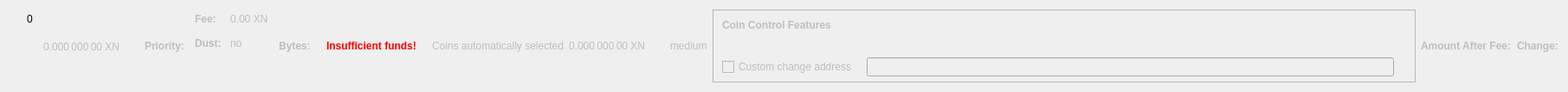
    <widget class="QWidget" name="dummyHideWidget" native="true">
     <property name="maximumSize">
      <size>
       <width>100</width>
       <height>22</height>
      </size>
     </property>
     <layout class="QHBoxLayout" name="dummyHideLayout">
      <item>
       <layout class="QFormLayout" name="formLayoutCoinControl1">
        <property name="horizontalSpacing">
         <number>10</number>
        </property>
        <property name="verticalSpacing">
         <number>14</number>
        </property>
        <property name="leftMargin">
         <number>10</number>
        </property>
        <property name="topMargin">
         <number>4</number>
        </property>
        <property name="rightMargin">
         <number>6</number>
        </property>
        <item row="0" column="1">
         <widget class="QLabel" name="labelCoinControlBytes">
          <property name="cursor">
           <cursorShape>IBeamCursor</cursorShape>
          </property>
          <property name="contextMenuPolicy">
           <enum>Qt::ActionsContextMenu</enum>
          </property>
          <property name="text">
           <string notr="true">0</string>
          </property>
          <property name="textInteractionFlags">
           <set>Qt::LinksAccessibleByMouse|Qt::TextSelectableByKeyboard|Qt::TextSelectableByMouse</set>
          </property>
         </widget>
        </item>
       </layout>
      </item>
      <item>
       <widget class="QLabel" name="labelCoinControlAfterFee">
        <property name="enabled">
         <bool>false</bool>
        </property>
        <property name="sizePolicy">
         <sizepolicy hsizetype="Fixed" vsizetype="Fixed">
          <horstretch>0</horstretch>
          <verstretch>0</verstretch>
         </sizepolicy>
        </property>
        <property name="minimumSize">
         <size>
          <width>111</width>
          <height>12</height>
         </size>
        </property>
        <property name="maximumSize">
         <size>
          <width>111</width>
          <height>12</height>
         </size>
        </property>
        <property name="cursor">
         <cursorShape>IBeamCursor</cursorShape>
        </property>
        <property name="contextMenuPolicy">
         <enum>Qt::ActionsContextMenu</enum>
        </property>
        <property name="text">
         <string notr="true">0.000 000 00 XN</string>
        </property>
        <property name="textInteractionFlags">
         <set>Qt::LinksAccessibleByMouse|Qt::TextSelectableByKeyboard|Qt::TextSelectableByMouse</set>
        </property>
       </widget>
      </item>
      <item>
       <widget class="QLabel" name="labelCoinControlPriorityText">
        <property name="enabled">
         <bool>false</bool>
        </property>
        <property name="font">
         <font>
          <weight>75</weight>
          <bold>true</bold>
         </font>
        </property>
        <property name="text">
         <string>Priority:</string>
        </property>
       </widget>
      </item>
      <item>
       <layout class="QHBoxLayout" name="horizontalLayout"/>
      </item>
      <item>
       <layout class="QFormLayout" name="formLayoutCoinControl3">
        <property name="horizontalSpacing">
         <number>10</number>
        </property>
        <property name="verticalSpacing">
         <number>14</number>
        </property>
        <property name="leftMargin">
         <number>6</number>
        </property>
        <property name="topMargin">
         <number>4</number>
        </property>
        <property name="rightMargin">
         <number>6</number>
        </property>
        <item row="0" column="0">
         <widget class="QLabel" name="labelCoinControlFeeText">
          <property name="enabled">
           <bool>false</bool>
          </property>
          <property name="font">
           <font>
            <weight>75</weight>
            <bold>true</bold>
           </font>
          </property>
          <property name="text">
           <string>Fee:</string>
          </property>
          <property name="margin">
           <number>0</number>
          </property>
         </widget>
        </item>
        <item row="0" column="1">
         <widget class="QLabel" name="labelCoinControlFee">
          <property name="enabled">
           <bool>false</bool>
          </property>
          <property name="cursor">
           <cursorShape>IBeamCursor</cursorShape>
          </property>
          <property name="contextMenuPolicy">
           <enum>Qt::ActionsContextMenu</enum>
          </property>
          <property name="text">
           <string notr="true">0.00 XN</string>
          </property>
          <property name="textInteractionFlags">
           <set>Qt::LinksAccessibleByMouse|Qt::TextSelectableByKeyboard|Qt::TextSelectableByMouse</set>
          </property>
         </widget>
        </item>
        <item row="1" column="0">
         <widget class="QLabel" name="labelCoinControlLowOutputText">
          <property name="enabled">
           <bool>false</bool>
          </property>
          <property name="font">
           <font>
            <weight>75</weight>
            <bold>true</bold>
           </font>
          </property>
          <property name="text">
           <string>Dust:</string>
          </property>
         </widget>
        </item>
        <item row="1" column="1">
         <widget class="QLabel" name="labelCoinControlLowOutput">
          <property name="enabled">
           <bool>false</bool>
          </property>
          <property name="cursor">
           <cursorShape>IBeamCursor</cursorShape>
          </property>
          <property name="contextMenuPolicy">
           <enum>Qt::ActionsContextMenu</enum>
          </property>
          <property name="text">
           <string>no</string>
          </property>
          <property name="textInteractionFlags">
           <set>Qt::LinksAccessibleByMouse|Qt::TextSelectableByKeyboard|Qt::TextSelectableByMouse</set>
          </property>
         </widget>
        </item>
       </layout>
      </item>
      <item>
       <widget class="QLabel" name="labelCoinControlBytesText">
        <property name="enabled">
         <bool>false</bool>
        </property>
        <property name="font">
         <font>
          <weight>75</weight>
          <bold>true</bold>
         </font>
        </property>
        <property name="text">
         <string>Bytes:</string>
        </property>
       </widget>
      </item>
      <item>
       <layout class="QFormLayout" name="formLayoutCoinControl2">
        <property name="horizontalSpacing">
         <number>10</number>
        </property>
        <property name="verticalSpacing">
         <number>14</number>
        </property>
        <property name="leftMargin">
         <number>6</number>
        </property>
        <property name="topMargin">
         <number>4</number>
        </property>
        <property name="rightMargin">
         <number>6</number>
        </property>
       </layout>
      </item>
      <item>
       <layout class="QHBoxLayout" name="horizontalLayoutCoinControl2">
        <property name="spacing">
         <number>8</number>
        </property>
        <property name="bottomMargin">
         <number>10</number>
        </property>
       </layout>
      </item>
      <item>
       <widget class="QLabel" name="labelCoinControlInsuffFunds">
        <property name="enabled">
         <bool>false</bool>
        </property>
        <property name="minimumSize">
         <size>
          <width>0</width>
          <height>0</height>
         </size>
        </property>
        <property name="font">
         <font>
          <weight>75</weight>
          <bold>true</bold>
         </font>
        </property>
        <property name="styleSheet">
         <string notr="true">color:red;font-weight:bold;</string>
        </property>
        <property name="text">
         <string>Insufficient funds!</string>
        </property>
        <property name="margin">
         <number>5</number>
        </property>
       </widget>
      </item>
      <item>
       <layout class="QFormLayout" name="formLayoutCoinControl4">
        <property name="horizontalSpacing">
         <number>10</number>
        </property>
        <property name="verticalSpacing">
         <number>14</number>
        </property>
        <property name="leftMargin">
         <number>6</number>
        </property>
        <property name="topMargin">
         <number>4</number>
        </property>
        <property name="rightMargin">
         <number>6</number>
        </property>
       </layout>
      </item>
      <item>
       <widget class="QLabel" name="labelCoinControlAutomaticallySelected">
        <property name="enabled">
         <bool>false</bool>
        </property>
        <property name="sizePolicy">
         <sizepolicy hsizetype="Fixed" vsizetype="Fixed">
          <horstretch>0</horstretch>
          <verstretch>0</verstretch>
         </sizepolicy>
        </property>
        <property name="minimumSize">
         <size>
          <width>0</width>
          <height>0</height>
         </size>
        </property>
        <property name="maximumSize">
         <size>
          <width>240</width>
          <height>16777215</height>
         </size>
        </property>
        <property name="text">
         <string>Coins automatically selected</string>
        </property>
        <property name="margin">
         <number>5</number>
        </property>
       </widget>
      </item>
      <item>
       <widget class="QLabel" name="labelCoinControlChange">
        <property name="enabled">
         <bool>false</bool>
        </property>
        <property name="sizePolicy">
         <sizepolicy hsizetype="Fixed" vsizetype="Fixed">
          <horstretch>0</horstretch>
          <verstretch>0</verstretch>
         </sizepolicy>
        </property>
        <property name="minimumSize">
         <size>
          <width>111</width>
          <height>0</height>
         </size>
        </property>
        <property name="maximumSize">
         <size>
          <width>111</width>
          <height>16777215</height>
         </size>
        </property>
        <property name="cursor">
         <cursorShape>IBeamCursor</cursorShape>
        </property>
        <property name="contextMenuPolicy">
         <enum>Qt::ActionsContextMenu</enum>
        </property>
        <property name="text">
         <string notr="true">0.000 000 00 XN</string>
        </property>
        <property name="textInteractionFlags">
         <set>Qt::LinksAccessibleByMouse|Qt::TextSelectableByKeyboard|Qt::TextSelectableByMouse</set>
        </property>
       </widget>
      </item>
      <item>
       <widget class="QLabel" name="labelCoinControlPriority">
        <property name="enabled">
         <bool>false</bool>
        </property>
        <property name="cursor">
         <cursorShape>IBeamCursor</cursorShape>
        </property>
        <property name="contextMenuPolicy">
         <enum>Qt::ActionsContextMenu</enum>
        </property>
        <property name="text">
         <string>medium</string>
        </property>
        <property name="textInteractionFlags">
         <set>Qt::LinksAccessibleByMouse|Qt::TextSelectableByKeyboard|Qt::TextSelectableByMouse</set>
        </property>
       </widget>
      </item>
      <item>
       <widget class="QFrame" name="frameCoinControl">
        <property name="sizePolicy">
         <sizepolicy hsizetype="Expanding" vsizetype="Expanding">
          <horstretch>0</horstretch>
          <verstretch>0</verstretch>
         </sizepolicy>
        </property>
        <property name="maximumSize">
         <size>
          <width>16777215</width>
          <height>16777215</height>
         </size>
        </property>
        <property name="frameShape">
         <enum>QFrame::StyledPanel</enum>
        </property>
        <property name="frameShadow">
         <enum>QFrame::Sunken</enum>
        </property>
        <layout class="QVBoxLayout" name="verticalLayoutCoinControl2_2">
         <property name="spacing">
          <number>0</number>
         </property>
         <property name="leftMargin">
          <number>0</number>
         </property>
         <property name="topMargin">
          <number>0</number>
         </property>
         <property name="rightMargin">
          <number>0</number>
         </property>
         <property name="bottomMargin">
          <number>6</number>
         </property>
         <item>
          <layout class="QVBoxLayout" name="verticalLayoutCoinControl" stretch="0,0,0,1">
           <property name="spacing">
            <number>0</number>
           </property>
           <property name="leftMargin">
            <number>10</number>
           </property>
           <property name="topMargin">
            <number>10</number>
           </property>
           <item>
            <layout class="QHBoxLayout" name="horizontalLayoutCoinControl1">
             <property name="bottomMargin">
              <number>15</number>
             </property>
             <item>
              <widget class="QLabel" name="labelCoinControlFeatures">
               <property name="enabled">
                <bool>false</bool>
               </property>
               <property name="sizePolicy">
                <sizepolicy hsizetype="Preferred" vsizetype="Maximum">
                 <horstretch>0</horstretch>
                 <verstretch>0</verstretch>
                </sizepolicy>
               </property>
               <property name="font">
                <font>
                 <weight>75</weight>
                 <bold>true</bold>
                </font>
               </property>
               <property name="styleSheet">
                <string notr="true">font-weight:bold;</string>
               </property>
               <property name="text">
                <string>Coin Control Features</string>
               </property>
              </widget>
             </item>
            </layout>
           </item>
           <item>
            <widget class="QWidget" name="widgetCoinControl" native="true">
             <property name="sizePolicy">
              <sizepolicy hsizetype="Preferred" vsizetype="Preferred">
               <horstretch>0</horstretch>
               <verstretch>0</verstretch>
              </sizepolicy>
             </property>
             <property name="minimumSize">
              <size>
               <width>0</width>
               <height>0</height>
              </size>
             </property>
             <property name="styleSheet">
              <string notr="true"/>
             </property>
             <layout class="QHBoxLayout" name="horizontalLayoutCoinControl5_2">
              <property name="leftMargin">
               <number>0</number>
              </property>
              <property name="topMargin">
               <number>0</number>
              </property>
              <property name="rightMargin">
               <number>0</number>
              </property>
              <property name="bottomMargin">
               <number>0</number>
              </property>
              <item>
               <layout class="QHBoxLayout" name="horizontalLayoutCoinControl3">
                <property name="spacing">
                 <number>20</number>
                </property>
                <property name="topMargin">
                 <number>0</number>
                </property>
                <property name="bottomMargin">
                 <number>10</number>
                </property>
               </layout>
              </item>
             </layout>
            </widget>
           </item>
           <item>
            <layout class="QHBoxLayout" name="horizontalLayoutCoinControl4" stretch="0,0,0">
             <property name="spacing">
              <number>12</number>
             </property>
             <property name="sizeConstraint">
              <enum>QLayout::SetDefaultConstraint</enum>
             </property>
             <property name="topMargin">
              <number>5</number>
             </property>
             <property name="rightMargin">
              <number>5</number>
             </property>
             <item>
              <widget class="QCheckBox" name="checkBoxCoinControlChange">
               <property name="enabled">
                <bool>false</bool>
               </property>
               <property name="toolTip">
                <string>If this is activated, but the change address is empty or invalid, change will be sent to a newly generated address.</string>
               </property>
               <property name="text">
                <string>Custom change address</string>
               </property>
              </widget>
             </item>
             <item>
              <widget class="QValidatedLineEdit" name="lineEditCoinControlChange">
               <property name="enabled">
                <bool>false</bool>
               </property>
               <property name="sizePolicy">
                <sizepolicy hsizetype="Expanding" vsizetype="Fixed">
                 <horstretch>0</horstretch>
                 <verstretch>0</verstretch>
                </sizepolicy>
               </property>
              </widget>
             </item>
             <item>
              <widget class="QLabel" name="labelCoinControlChangeLabel_2">
               <property name="sizePolicy">
                <sizepolicy hsizetype="Preferred" vsizetype="Expanding">
                 <horstretch>0</horstretch>
                 <verstretch>0</verstretch>
                </sizepolicy>
               </property>
               <property name="minimumSize">
                <size>
                 <width>0</width>
                 <height>0</height>
                </size>
               </property>
               <property name="text">
                <string/>
               </property>
               <property name="margin">
                <number>3</number>
               </property>
              </widget>
             </item>
            </layout>
           </item>
           <item>
            <spacer name="verticalSpacerCoinControl">
             <property name="orientation">
              <enum>Qt::Vertical</enum>
             </property>
             <property name="sizeHint" stdset="0">
              <size>
               <width>800</width>
               <height>1</height>
              </size>
             </property>
            </spacer>
           </item>
          </layout>
         </item>
        </layout>
       </widget>
      </item>
      <item>
       <widget class="QLabel" name="labelCoinControlAfterFeeText">
        <property name="enabled">
         <bool>false</bool>
        </property>
        <property name="minimumSize">
         <size>
          <width>0</width>
          <height>0</height>
         </size>
        </property>
        <property name="maximumSize">
         <size>
          <width>16777215</width>
          <height>16777215</height>
         </size>
        </property>
        <property name="font">
         <font>
          <weight>75</weight>
          <bold>true</bold>
         </font>
        </property>
        <property name="text">
         <string>Amount After Fee:</string>
        </property>
        <property name="alignment">
         <set>Qt::AlignLeading|Qt::AlignLeft|Qt::AlignVCenter</set>
        </property>
        <property name="margin">
         <number>0</number>
        </property>
       </widget>
      </item>
      <item>
       <widget class="QLabel" name="labelCoinControlChangeText">
        <property name="enabled">
         <bool>false</bool>
        </property>
        <property name="sizePolicy">
         <sizepolicy hsizetype="Preferred" vsizetype="Preferred">
          <horstretch>0</horstretch>
          <verstretch>0</verstretch>
         </sizepolicy>
        </property>
        <property name="minimumSize">
         <size>
          <width>0</width>
          <height>0</height>
         </size>
        </property>
        <property name="maximumSize">
         <size>
          <width>16777215</width>
          <height>16777215</height>
         </size>
        </property>
        <property name="font">
         <font>
          <weight>75</weight>
          <bold>true</bold>
         </font>
        </property>
        <property name="text">
         <string>Change:</string>
        </property>
        <property name="alignment">
         <set>Qt::AlignLeading|Qt::AlignLeft|Qt::AlignVCenter</set>
        </property>
       </widget>
      </item>
     </layout>
    </widget>
